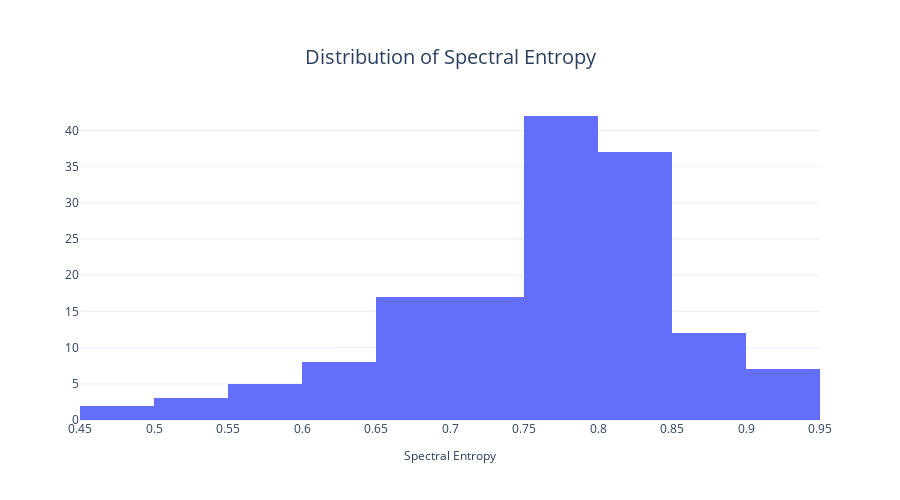

Here is the notebook cell this chart was saved with:
### Code cell
fig = px.histogram(x=block_df["spectral_entropy"], title="Distribution of Spectral Entropy")
fig = format_plot(fig, xlabel="Spectral Entropy", ylabel="")
# fig.write_image("imgs/chapter_4/spectral_entropy.png")
fig.show()

### Figure 1 — Plotly figure (JSON) as saved in the notebook; plotly's stock layout.template omitted (floating-point values rounded to 4 significant figures; data arrays with more than 128 entries replaced by an {"elided": "..."} marker saying what was removed)
{"data": [{"alignmentgroup": "True", "bingroup": "x", "hovertemplate": "x=%{x}<br>count=%{y}<extra></extra>", "legendgroup": "", "marker": {"color": "#636efa", "pattern": {"shape": ""}}, "name": "", "offsetgroup": "", "orientation": "v", "showlegend": false, "type": "histogram", "x": {"elided": "150 float values"}, "xaxis": "x", "yaxis": "y"}], "layout": {"autosize": false, "barmode": "relative", "height": 500, "legend": {"title": {}, "tracegroupgap": 0}, "title": {"font": {"size": 20}, "text": "Distribution of Spectral Entropy", "x": 0.5, "xanchor": "center", "yanchor": "top"}, "width": 900, "xaxis": {"anchor": "y", "domain": [0, 1], "title": {"font": {"size": 12}, "text": "Spectral Entropy"}}, "yaxis": {"anchor": "x", "domain": [0, 1], "title": {"font": {"size": 12}, "text": ""}}}}
